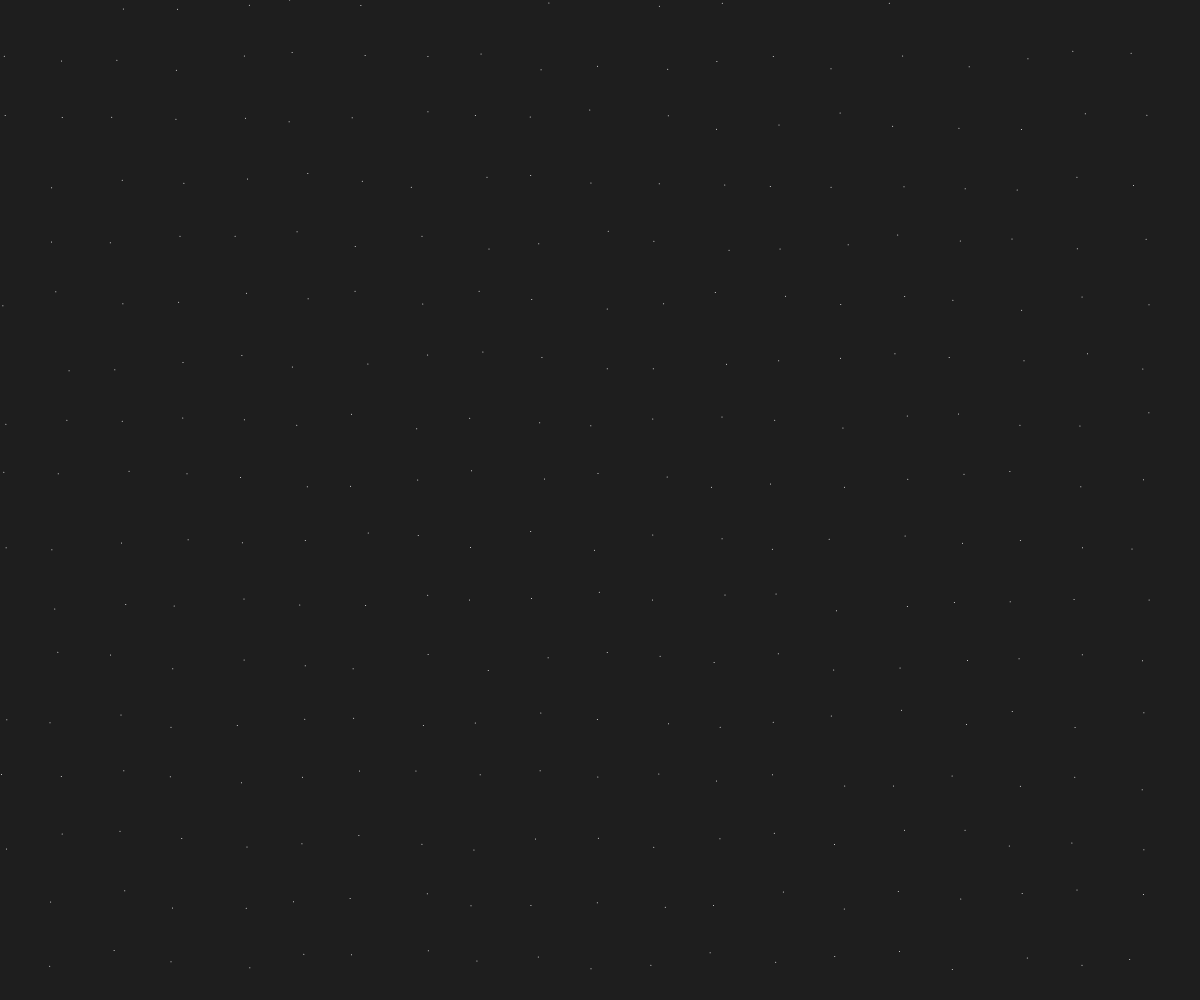
Frame 1 (no input)
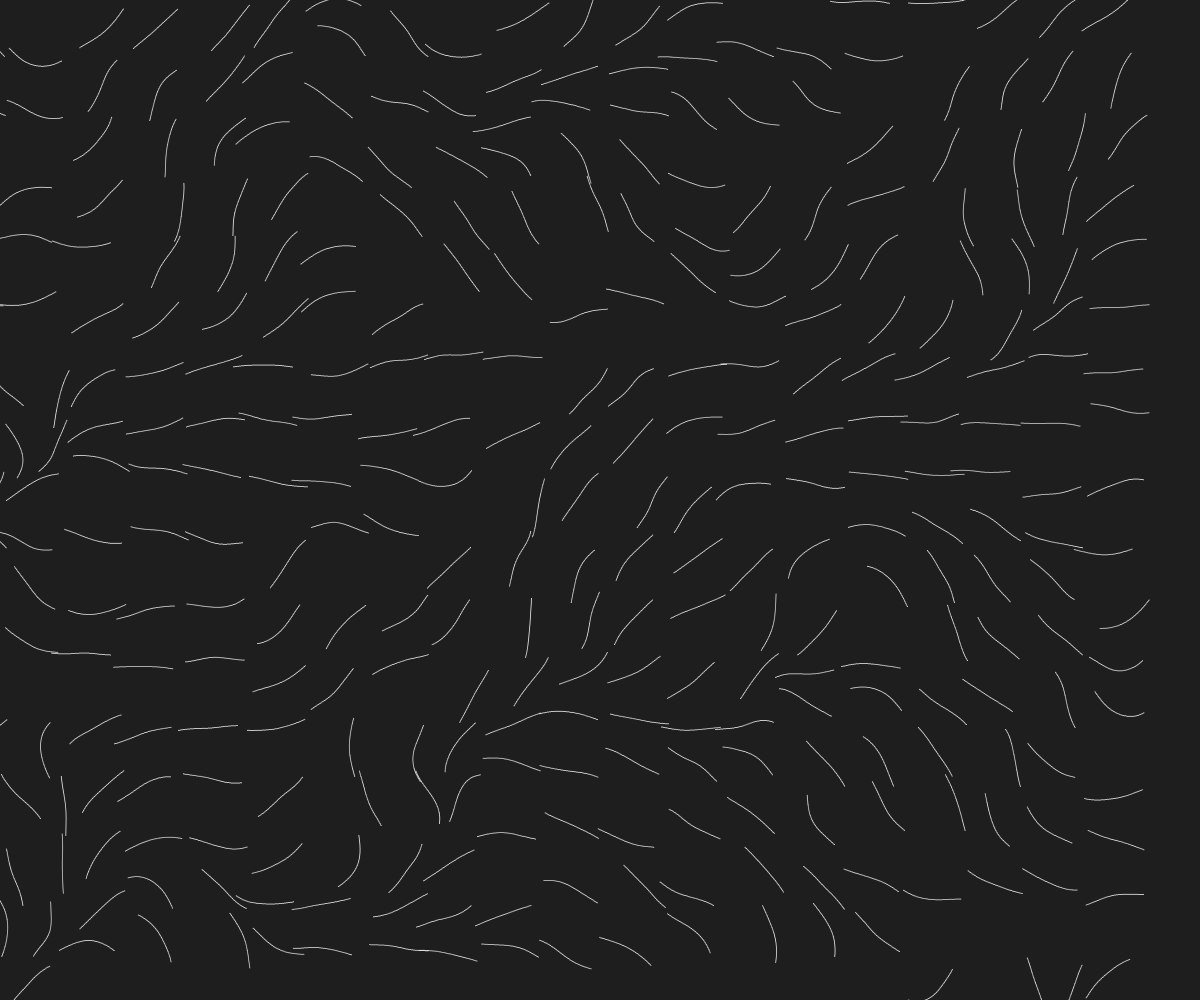
Frame 60 (no input)
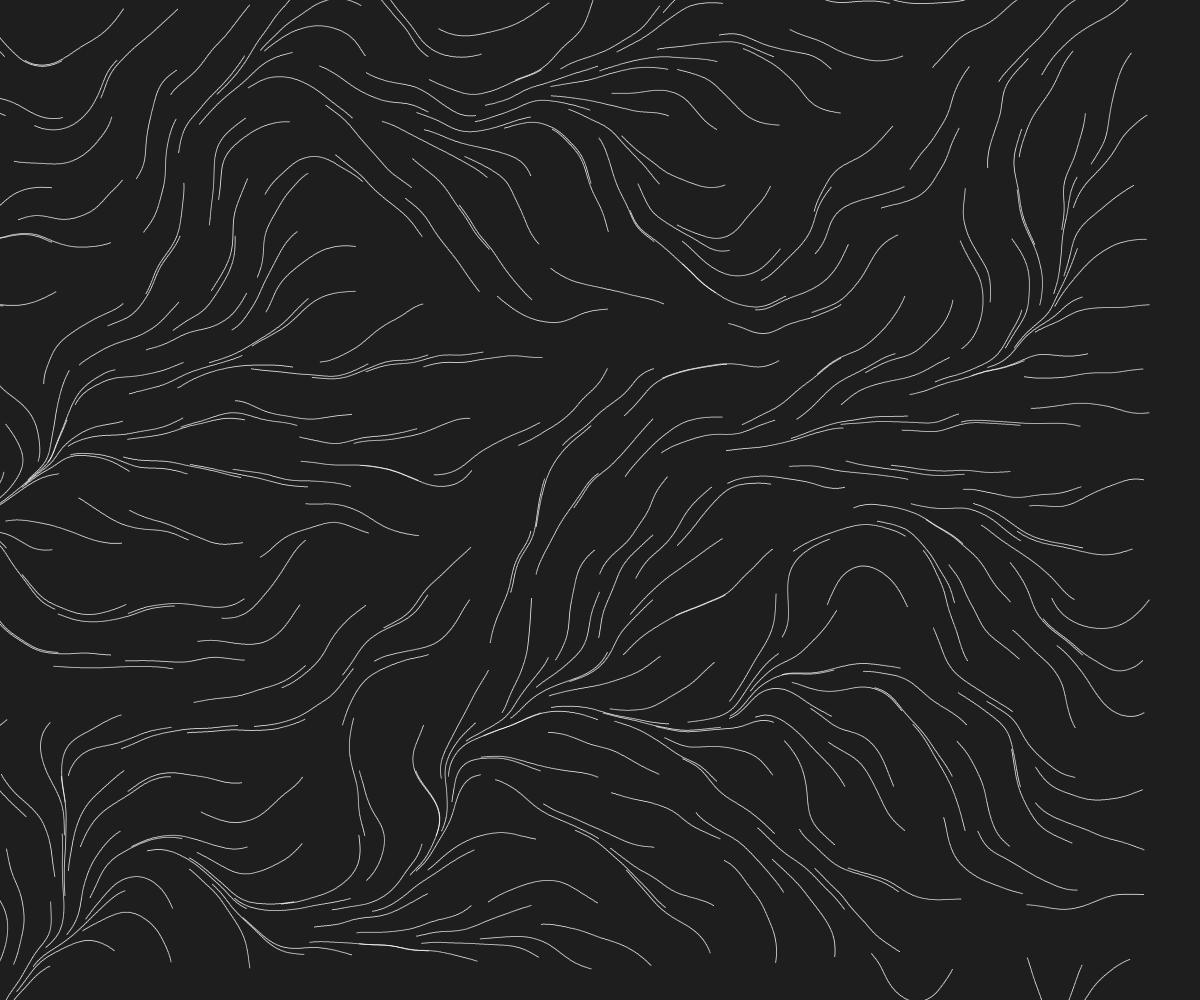
Frame 120 (the mouse pressed at the canvas centre since frame 60)

The p5.js sketch that drew these frames (run headless with seeded random() and noise() and a simulated clock; from frame 60 on, the mouse is pressed at the canvas centre):

// p5.js sketch
// ── sketch.js
let points = []
let mult = 0.005

function setup() {
  createCanvas(windowWidth, windowHeight);
  background(30)
  angleMode(radians)
  
  let density = 20
  let space = width / density

  for (let x = 0; x < width; x += space) {
    for (let y = 0; y < height; y += space) {
      let p = createVector(x + random(-10, 10), y + random(-10,10))
      points.push(p)
    }
  }
}

function draw() {
  noStroke()
  fill(255)
  for (let i = 0; i < points.length; i++) {

    let angle = map(noise(points[i].x * mult, points[i].y * mult), 0, 1, 0, TAU)

    points[i].add(createVector(cos(angle), sin(angle)))

    ellipse(points[i].x, points[i].y, 1)
  }
}
